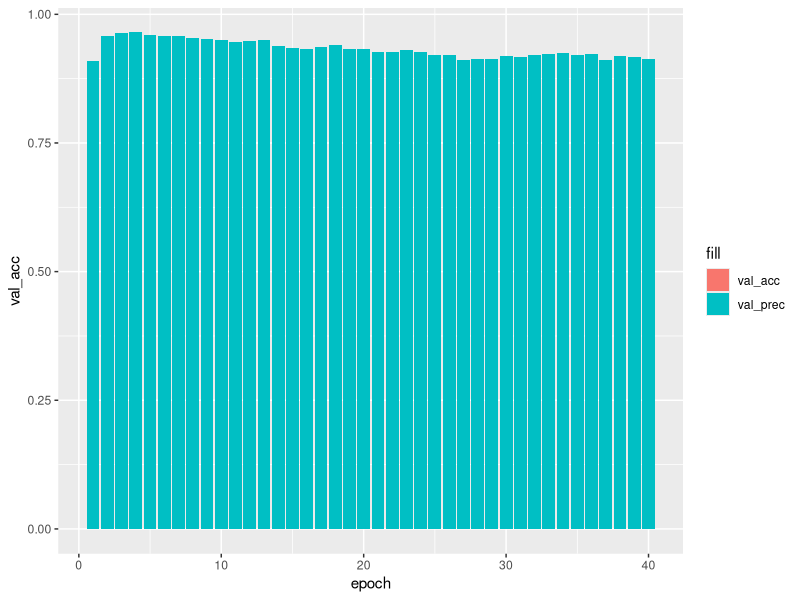
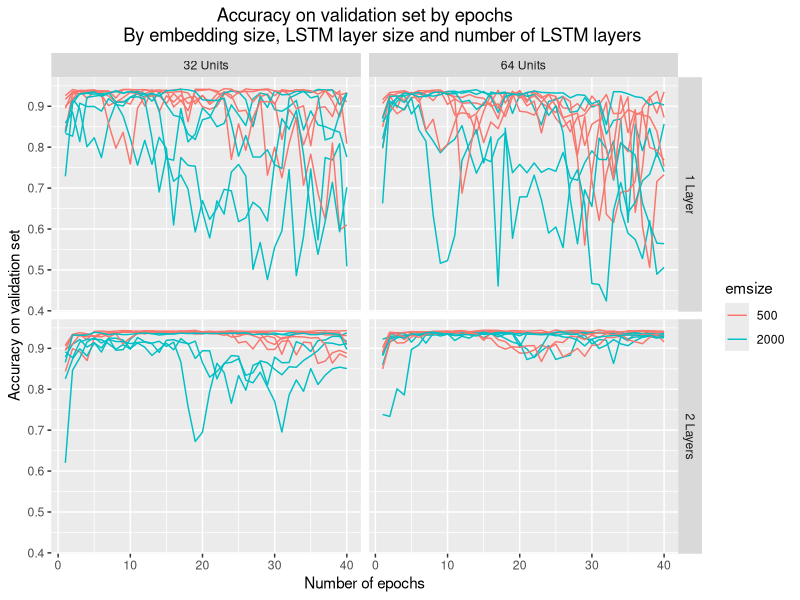

Here is the R script that generated these plots, in order: (Note: this script raises an error after producing the figures.)
library(tidyverse)

param.summ <- read_csv('results/hyperparameter/summary.txt')
param.summ$emsize <- as.factor(param.summ$emsize)
param.summ$nhid <- as.factor(param.summ$nhid)
param.summ$nlayers <- as.factor(param.summ$nlayers)
summary(param.summ)

ggplot(param.summ) +
  geom_bar(aes(epoch, val_acc, fill="val_acc"), stat='summary', fun.y='mean') +
  geom_bar(aes(epoch, val_prec, fill="val_prec"), stat='summary', fun.y='mean')

## accuracy  
labels_layers <- c('1'="1 Layer", '2'="2 Layers")
labels_hid <- c('32'="32 Units", '64'="64 Units")

ggplot(param.summ, aes(x=epoch, y=val_acc, color=emsize, group=interaction(condition,run))) +
  geom_line() +
  facet_grid(nlayers ~ nhid, labeller=labeller(nlayers=labels_layers,
                                               nhid=labels_hid)) +
  labs(title='Accuracy on validation set by epochs
       By embedding size, LSTM layer size and number of LSTM layers',
       x='Number of epochs',
       y='Accuracy on validation set') +
  theme(plot.title = element_text(hjust = 0.5)) +
  # ggsave('analysis/epoch-val_acc_facets.pdf', device='pdf')
  ggsave('analysis/epoch-val_acc_facets.jpeg', device='jpeg')
  
ggplot(param.summ, aes(x=epoch)) +
  stat_summary(aes(y=val_acc, color=nhid), fun.y='mean', geom='line')

ggplot(param.summ, aes(x=epoch)) +
  stat_summary(aes(y=val_acc, color=nlayers), fun.y='mean', geom='line')+
  labs(title='Accuracy on validation set by epochs
       Ignoring Speaker Info',
       x='Number of epochs',
       y='Accuracy on validation set') +
  theme(plot.title = element_text(hjust = 0.5)) +
  # ggsave('analysis/epoch-val_acc_nlayers.pdf', device='pdf')
  ggsave('analysis/epoch-val_acc_nlayers.jpeg', device='jpeg')

## loss
ggplot(param.summ, aes(x=epoch)) +
  stat_summary(aes(y=val_loss, color=emsize), fun.y='mean', geom='line') +
  ggsave('analysis/epoch-val_loss-emsize.pdf', device='pdf')

ggplot(param.summ, aes(x=epoch)) +
  stat_summary(aes(y=val_loss, color=nhid), fun.y='mean', geom='line') +
  ggsave('analysis/epoch-val_loss-nhid.pdf', device='pdf')

ggplot(param.summ, aes(x=epoch)) +
  stat_summary(aes(y=val_loss, color=nlayers), fun.y='mean', geom='line') +
  ggsave('analysis/epoch-val_loss-nlayers.pdf', device='pdf')

## f-score
ggplot(param.summ, aes(x=epoch)) +
  stat_summary(aes(y=val_f, color=emsize), fun.y='mean', geom='line') +
  ggsave('analysis/epoch-val_f-emsize.pdf', device='pdf')

ggplot(param.summ, aes(x=epoch)) +
  stat_summary(aes(y=val_f, color=nhid), fun.y='mean', geom='line') +
  ggsave('analysis/epoch-val_f-nhid.pdf', device='pdf')

ggplot(param.summ, aes(x=epoch)) +
  stat_summary(aes(y=val_f, color=nlayers), fun.y='mean', geom='line') +
  ggsave('analysis/epoch-val_f-nlayers.pdf', device='pdf')



## training loss
ggplot(param.summ, aes(x=epoch)) +
  stat_summary(aes(y=train_loss, color=emsize), fun.y='mean', geom='line') +
  ggsave('analysis/epoch-train_loss-emsize.pdf', device='pdf')

ggplot(param.summ, aes(x=epoch)) +
  stat_summary(aes(y=train_loss, color=nhid), fun.y='mean', geom='line') +
  ggsave('analysis/epoch-train_loss-nhid.pdf', device='pdf')

ggplot(param.summ, aes(x=epoch)) +
  stat_summary(aes(y=train_loss, color=nlayers), fun.y='mean', geom='line') +
  ggsave('analysis/epoch-train_loss-nlayers.pdf', device='pdf')



ggplot(param.summ) +
  geom_bar(aes(emsize, epoch_time), stat='summary', fun.y='mean')

ggplot(param.summ) +
  geom_bar(aes(nlayers, epoch_time), stat='summary', fun.y='mean')

################### ALSO INCLUDE SPEAKER ############################

param.summ.speaker <- read_csv('results/include_speaker/summary.txt')
param.summ.speaker <- merge(param.summ.speaker, param.summ, all=TRUE)
param.summ.speaker$emsize <- as.factor(param.summ.speaker$emsize)
param.summ.speaker$nhid <- as.factor(param.summ.speaker$nhid)
param.summ.speaker$nlayers <- as.factor(param.summ.speaker$nlayers)
summary(param.summ.speaker)

param.summ.speaker <- subset(param.summ.speaker, nhid=='64' && emsize=='500' && nlayers=='1000')

## accuracy  
ggplot(param.summ.speaker, aes(x=epoch)) +
   stat_summary(aes(y=val_acc, color=ignore_speaker), fun.y='mean', geom='line') +
  labs(title='Accuracy on validation set by epochs',
       x='Number of epochs',
       y='Accuracy on validation set (%)') +
  theme(plot.title = element_text(hjust = 0.5)) +
  # ggsave('analysis/epoch-val_acc_all.pdf', device='pdf')
  ggsave('analysis/epoch-val_acc_all.jpeg', device='jpeg')

## loss
ggplot(param.summ.speaker, aes(x=epoch)) +
  stat_summary(aes(y=val_loss, color=ignore_speaker), fun.y='mean', geom='line') +
  labs(title='Loss on validation set by epochs',
     x='Number of epochs',
     y='Loss on validation set') +
  theme(plot.title = element_text(hjust = 0.5)) +
  # ggsave('analysis/epoch-val_loss_all.pdf', device='pdf')
  ggsave('analysis/epoch-val_loss_all.jpeg', device='jpeg')

## f-score
ggplot(param.summ.speaker, aes(x=epoch)) +
  stat_summary(aes(y=val_f, color=ignore_speaker), fun.y='mean', geom='line') +
  labs(title='F-score on validation set by epochs',
       x='Number of epochs',
       y='F-score on validation set') +
  theme(plot.title = element_text(hjust = 0.5)) +
  # ggsave('analysis/epoch-val_f_all.pdf', device='pdf')
  ggsave('analysis/epoch-val_f_all.jpeg', device='jpeg')
